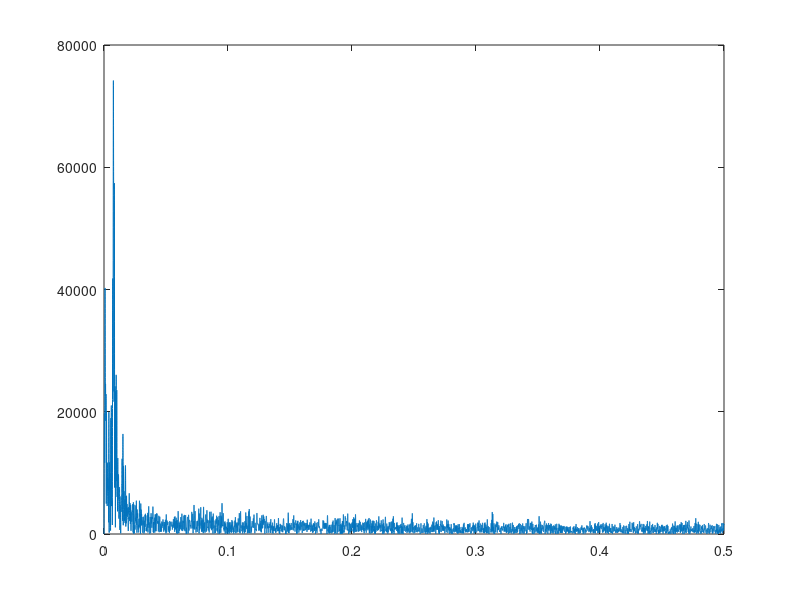

Write MATLAB code to recreate this figure.
load spot_num.txt
ssn=spot_num(:,4);
ssn=ssn-mean(ssn);
[freq_resp, freq_index]=freqz(ssn,1,50000,1);
plot(freq_index, abs(freq_resp))